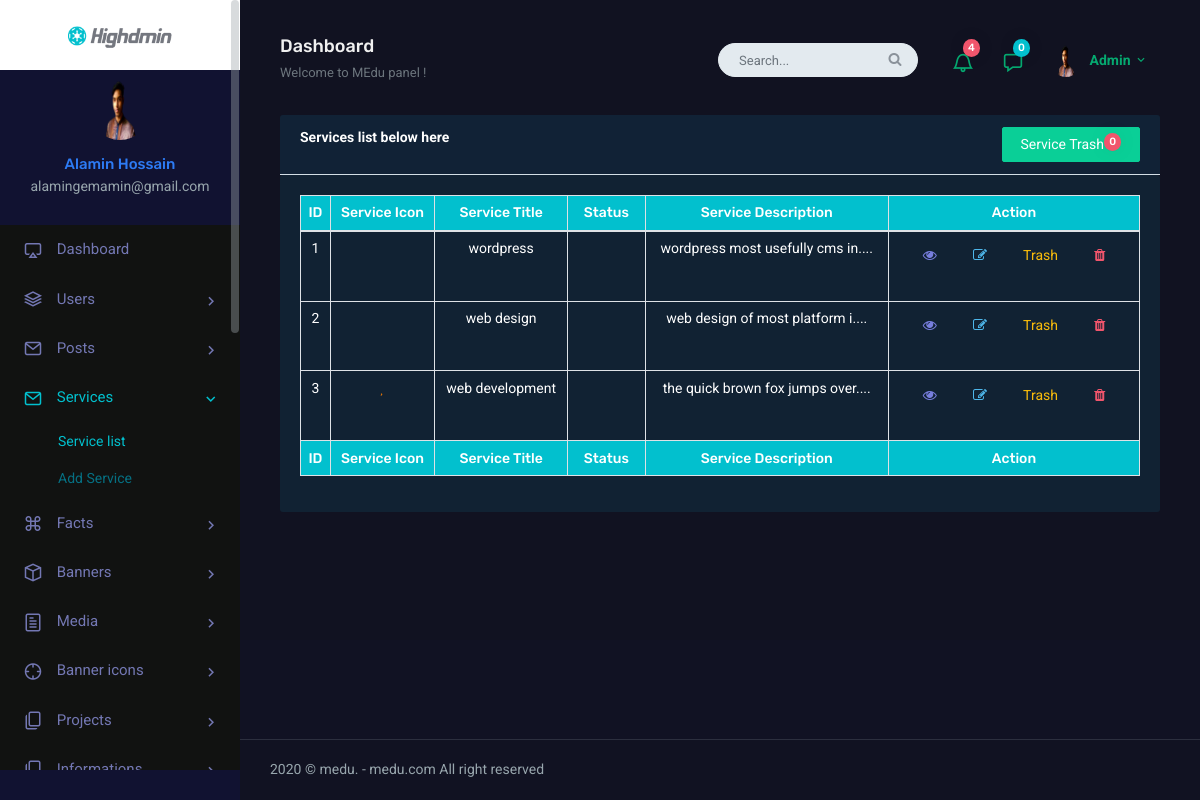
The page /dashboard/services/service-list.php (signed in) on the database its author committed.
### tables this page shows
CREATE TABLE `services` (
  `id` int(11) NOT NULL,
  `service_icon` varchar(24) NOT NULL,
  `service_icon_color` varchar(10) NOT NULL DEFAULT '#8cc090',
  `service_title` varchar(100) NOT NULL,
  `service_description` text NOT NULL,
  `status` int(11) NOT NULL DEFAULT 0,
  `deleted` tinyint(4) NOT NULL DEFAULT 0,
  `created_at` timestamp NOT NULL DEFAULT current_timestamp()
);

### dashboard/services/service-list.php (the view, shortened to what this page needs)
<?php
  include "../../includes/database.php";
  $sql   = "SELECT * FROM services WHERE deleted='0' ORDER BY id DESC";
  $query = mysqli_query($connect,$sql);
?>
<?php require "../../includes/layouts/header.php"; ?>
                <div class="content">
                    <div class="container-fluid">
                        <div class="row">
                            <div class="col-md-12 text-white">
                                    <div class="text-white">
                                        <div class="card-header text-white clearfix" style="background: #112236">
                                          <?php
                                          $trash_sql   = "SELECT * FROM services WHERE deleted='1' ORDER BY id DESC";
                                            $trash_query = mysqli_query($connect,$trash_sql);
                                            $trash_count = mysqli_num_rows($trash_query);
                                           ?>
                                          <b class="float-left">Services list below here</b><a href="service-trash-list.php" class="btn btn-success float-right"><span class="badge badge-danger badge-pill float-right"><?= $trash_count; ?></span><span>Service Trash</span></a>
                                        </div>
                                        <div class="card-box text-white">
                                            <table class="table table-bordered  text-white table-sm text-center text-dark table-responsive-sm" id="table">
                                             <thead class="bg-custom text-white text-white">
                                                <tr>
                                                    <th>ID</th>
                                                    <th>Service Icon</th>
                                                    <th>Service Title</th>
                                                    <th>Status</th>
                                                    <th>Service Description</th>
                                                    <th>Action</th>
                                                </tr>
                                             </thead>
                                             <tbody class="text-white">
                                                <?php
                                                $i = 1;
                                                 while ($row = mysqli_fetch_assoc($query)) { ?>
                                                 <tr id="table_tr" class="<?= $row['status'] == 0 ? 'bg-secondary': '';?>">
                                                    <td><?= $i++; ?></td>
                                                    <td title="<?= $row['service_icon']; ?>"><i class="<?= $row['service_icon']; ?>" style="color:<?= $row['service_icon_color']; ?>;"></i>
                                                    </td>
                                                    <td><?= $row['service_title']; ?></td>
                                                    <td>
                                                        <?php
                                                         if ($row['status'] == 1) { ?>
                                                            <a href="service-deactive.php?id=<?= $row['id']?>" class="btn" title="active"><i class="fas fa-toggle-on" style="font-size: 28px;"></i></a>
                                                         <?php }else { ?>
                                                           <a href="service-active.php?id=<?= $row['id']?>" class="btn text-white" title="deactive"><i class="fas fa-toggle-off" style="font-size: 28px;"></i></a>
                                                         <?php  }
                                                        ?>
                                                    </td>
                                                    <td>
                                                    <?php
                                                       echo substr($row['service_description'],0,30)."....";
                                                     ?>
                                                     </td>
                                                    <td>
                                                        <div class="btn-group">
                                                            <?php if ($_SESSION['user_role'] == 2 || $_SESSION['user_role'] == 1 || $_SESSION['user_role'] == 3) { ?>
                                                                <a href="service-view.php?id=<?php echo $row['id'];?>" class="btn text-purple"><i class="fa fa-eye"></i>
                                                                </a>
                                                            <?php } ?>
                                                            <?php if ($_SESSION['user_role'] == 2 || $_SESSION['user_role'] == 1) { ?>
                                                                <a href="service-edit.php?id=<?php echo $row['id'];?>" class="btn text-info"><i class="fa fa-edit"></i>
                                                                </a>
                                                            <?php } ?>
                                                            <?php if ($_SESSION['user_role'] == 1) { ?>
                                                                 <a href="service-trash.php?id=<?= $row['id'];?>" class="btn text-warning" onclick="return confirm('are you sure move to trash this service ?')">Trash</a>
                                                                <a href="service-delete.php?id=<?php echo $row['id'];?>" class="btn text-danger" onclick="return confirm('are your sure permanently delete this service ?')"><i class="fa fa-trash"></i>
                                                                </a>
                                                            <?php } ?>
                                                        </div>
                                                    </td>
                                                </tr>
                                                <?php  } ?>
                                            </tbody>
                                            <tfoot class="bg-custom text-white">
                                                <tr>
                                                    <th>ID</th>
                                                    <th>Service Icon</th>
                                                    <th>Service Title</th>
                                                    <th>Status</th>
                                                    <th>Service Description</th>
                                                    <th>Action</th>
                                                </tr>
                                            </tfoot>
                                            </table>
                                        </div>
                                    </div>
                            </div>
                        </div>
                    </div>
                </div>
<?php require "../../includes/layouts/footer.php"; ?>

### rows shown on the page
services: service_title "wordpress", service_description "wordpress most usefully cms in"
services: service_title "web design", service_description "web design of most platform i"
services: service_title "web development", service_description "the quick brown fox jumps over"

### other values the page prints
$_SESSION['user_name'] "Alamin Hossain"
$_SESSION['user_email'] "alamingemamin@gmail.com"
$guest_unread_count "0"
$trash_count "0"
